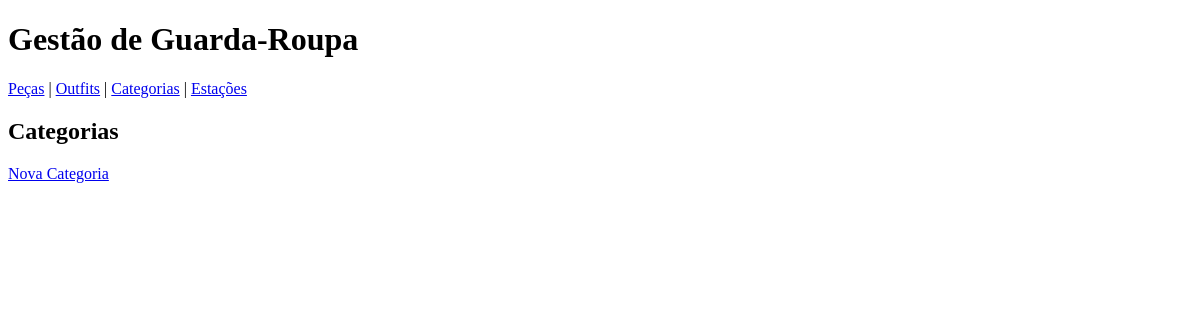
Page /categorias/ (signed in) on the earlier database version.
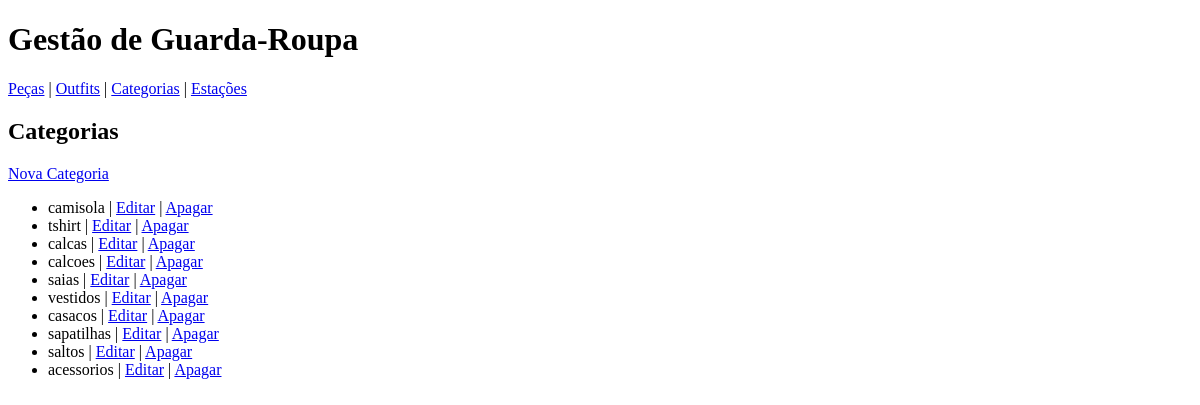
Same page on the later database version.
### barbies_closet/models.py (models this page shows, shortened)
class Categoria(models.Model):
    nome = models.CharField(max_length=100)

### barbies_closet/views.py (the view)
# urls.py: path('categorias/', views.lista_categorias, name='lista_categorias'),
@login_required
def lista_categorias(request):
    categorias = Categoria.objects.all()
    return render(request, 'categorias/categorias_lista.html', {'categorias': categorias})

### barbies_closet/templates/categorias/categorias_lista.html
{% extends 'base.html' %}
{% block content %}
<h2>Categorias</h2>
<a href="/categorias/criar/">Nova Categoria</a>
<ul>
    {% for c in categorias %}
        <li>
            {{ c.nome }}
            | <a href="/categorias/editar/{{ c.id }}/">Editar</a>
            | <a href="/categorias/apagar/{{ c.id }}/">Apagar</a>
        </li>
    {% endfor %}
</ul>
{% endblock %}

Differences in the rows shown:
added Categoria: nome "camisola"
added Categoria: nome "tshirt"
added Categoria: nome "calcas"
added Categoria: nome "calcoes"
added Categoria: nome "saias"
added Categoria: nome "vestidos"
added Categoria: nome "casacos"
added Categoria: nome "sapatilhas"
added Categoria: nome "saltos"
added Categoria: nome "acessorios"
